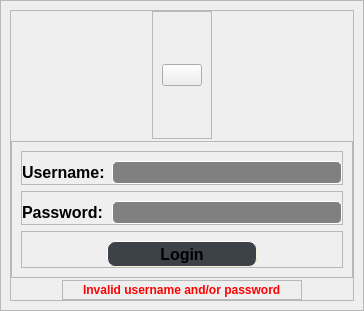
            <widget class="QWidget" name="loginPage">
             <layout class="QVBoxLayout" name="verticalLayout_22">
              <property name="spacing">
               <number>0</number>
              </property>
              <property name="leftMargin">
               <number>0</number>
              </property>
              <property name="topMargin">
               <number>0</number>
              </property>
              <property name="rightMargin">
               <number>0</number>
              </property>
              <property name="bottomMargin">
               <number>0</number>
              </property>
              <item alignment="Qt::AlignHCenter">
               <widget class="QFrame" name="frame_20">
                <property name="frameShape">
                 <enum>QFrame::StyledPanel</enum>
                </property>
                <property name="frameShadow">
                 <enum>QFrame::Raised</enum>
                </property>
                <layout class="QVBoxLayout" name="verticalLayout_25">
                 <item>
                  <widget class="QFrame" name="frame_21">
                   <property name="sizePolicy">
                    <sizepolicy hsizetype="Fixed" vsizetype="Fixed">
                     <horstretch>0</horstretch>
                     <verstretch>0</verstretch>
                    </sizepolicy>
                   </property>
                   <property name="minimumSize">
                    <size>
                     <width>341</width>
                     <height>291</height>
                    </size>
                   </property>
                   <property name="frameShape">
                    <enum>QFrame::StyledPanel</enum>
                   </property>
                   <property name="frameShadow">
                    <enum>QFrame::Raised</enum>
                   </property>
                   <layout class="QVBoxLayout" name="verticalLayout_24">
                    <property name="spacing">
                     <number>2</number>
                    </property>
                    <property name="leftMargin">
                     <number>0</number>
                    </property>
                    <property name="topMargin">
                     <number>0</number>
                    </property>
                    <property name="rightMargin">
                     <number>0</number>
                    </property>
                    <property name="bottomMargin">
                     <number>0</number>
                    </property>
                    <item alignment="Qt::AlignHCenter">
                     <widget class="QFrame" name="frame_22">
                      <property name="frameShape">
                       <enum>QFrame::StyledPanel</enum>
                      </property>
                      <property name="frameShadow">
                       <enum>QFrame::Raised</enum>
                      </property>
                      <layout class="QHBoxLayout" name="horizontalLayout_14">
                       <item>
                        <widget class="QPushButton" name="pushButton">
                         <property name="text">
                          <string/>
                         </property>
                         <property name="icon">
                          <iconset>
                           <normaloff>icons/logo.svg</normaloff>icons/logo.svg</iconset>
                         </property>
                         <property name="iconSize">
                          <size>
                           <width>500</width>
                           <height>200</height>
                          </size>
                         </property>
                        </widget>
                       </item>
                      </layout>
                     </widget>
                    </item>
                    <item alignment="Qt::AlignHCenter">
                     <widget class="QFrame" name="frame_23">
                      <property name="frameShape">
                       <enum>QFrame::StyledPanel</enum>
                      </property>
                      <property name="frameShadow">
                       <enum>QFrame::Raised</enum>
                      </property>
                      <layout class="QVBoxLayout" name="verticalLayout_23">
                       <item>
                        <widget class="QFrame" name="frame_24">
                         <property name="frameShape">
                          <enum>QFrame::StyledPanel</enum>
                         </property>
                         <property name="frameShadow">
                          <enum>QFrame::Raised</enum>
                         </property>
                         <layout class="QHBoxLayout" name="horizontalLayout_15">
                          <property name="spacing">
                           <number>2</number>
                          </property>
                          <property name="leftMargin">
                           <number>0</number>
                          </property>
                          <property name="rightMargin">
                           <number>0</number>
                          </property>
                          <property name="bottomMargin">
                           <number>0</number>
                          </property>
                          <item>
                           <widget class="QLabel" name="label_8">
                            <property name="font">
                             <font>
                              <pointsize>12</pointsize>
                              <bold>true</bold>
                             </font>
                            </property>
                            <property name="text">
                             <string>Username: </string>
                            </property>
                           </widget>
                          </item>
                          <item alignment="Qt::AlignRight">
                           <widget class="QLineEdit" name="usernameInput">
                            <property name="sizePolicy">
                             <sizepolicy hsizetype="Preferred" vsizetype="Preferred">
                              <horstretch>0</horstretch>
                              <verstretch>0</verstretch>
                             </sizepolicy>
                            </property>
                            <property name="minimumSize">
                             <size>
                              <width>230</width>
                              <height>0</height>
                             </size>
                            </property>
                            <property name="maximumSize">
                             <size>
                              <width>230</width>
                              <height>16777215</height>
                             </size>
                            </property>
                            <property name="font">
                             <font>
                              <pointsize>12</pointsize>
                             </font>
                            </property>
                            <property name="focusPolicy">
                             <enum>Qt::ClickFocus</enum>
                            </property>
                            <property name="styleSheet">
                             <string notr="true">QLineEdit{
	border: 1px solid white;
	border-radius: 5px;
	color: white;
	selection-background-color: rgb(100, 100, 100);
	background-color: gray
}</string>
                            </property>
                           </widget>
                          </item>
                         </layout>
                        </widget>
                       </item>
                       <item>
                        <widget class="QFrame" name="frame_25">
                         <property name="frameShape">
                          <enum>QFrame::StyledPanel</enum>
                         </property>
                         <property name="frameShadow">
                          <enum>QFrame::Raised</enum>
                         </property>
                         <layout class="QHBoxLayout" name="horizontalLayout_16">
                          <property name="spacing">
                           <number>6</number>
                          </property>
                          <property name="leftMargin">
                           <number>0</number>
                          </property>
                          <property name="rightMargin">
                           <number>0</number>
                          </property>
                          <property name="bottomMargin">
                           <number>0</number>
                          </property>
                          <item>
                           <widget class="QLabel" name="label_9">
                            <property name="font">
                             <font>
                              <pointsize>12</pointsize>
                              <bold>true</bold>
                             </font>
                            </property>
                            <property name="text">
                             <string>Password:</string>
                            </property>
                           </widget>
                          </item>
                          <item alignment="Qt::AlignRight">
                           <widget class="QLineEdit" name="passwordInput">
                            <property name="sizePolicy">
                             <sizepolicy hsizetype="Preferred" vsizetype="Preferred">
                              <horstretch>0</horstretch>
                              <verstretch>0</verstretch>
                             </sizepolicy>
                            </property>
                            <property name="minimumSize">
                             <size>
                              <width>230</width>
                              <height>0</height>
                             </size>
                            </property>
                            <property name="maximumSize">
                             <size>
                              <width>230</width>
                              <height>16777215</height>
                             </size>
                            </property>
                            <property name="font">
                             <font>
                              <pointsize>12</pointsize>
                             </font>
                            </property>
                            <property name="focusPolicy">
                             <enum>Qt::ClickFocus</enum>
                            </property>
                            <property name="styleSheet">
                             <string notr="true">QLineEdit{
	border: 1px solid white;
	border-radius: 5px;
	color: white;
	selection-background-color: rgb(100, 100, 100);
	background-color: gray
}</string>
                            </property>
                           </widget>
                          </item>
                         </layout>
                        </widget>
                       </item>
                       <item>
                        <widget class="QFrame" name="frame_26">
                         <property name="layoutDirection">
                          <enum>Qt::LeftToRight</enum>
                         </property>
                         <property name="frameShape">
                          <enum>QFrame::StyledPanel</enum>
                         </property>
                         <property name="frameShadow">
                          <enum>QFrame::Raised</enum>
                         </property>
                         <layout class="QHBoxLayout" name="horizontalLayout_17">
                          <property name="spacing">
                           <number>0</number>
                          </property>
                          <property name="leftMargin">
                           <number>0</number>
                          </property>
                          <property name="topMargin">
                           <number>9</number>
                          </property>
                          <property name="rightMargin">
                           <number>0</number>
                          </property>
                          <property name="bottomMargin">
                           <number>0</number>
                          </property>
                          <item>
                           <spacer name="horizontalSpacer_3">
                            <property name="orientation">
                             <enum>Qt::Horizontal</enum>
                            </property>
                            <property name="sizeHint" stdset="0">
                             <size>
                              <width>84</width>
                              <height>20</height>
                             </size>
                            </property>
                           </spacer>
                          </item>
                          <item>
                           <widget class="QPushButton" name="loginBtn">
                            <property name="minimumSize">
                             <size>
                              <width>150</width>
                              <height>26</height>
                             </size>
                            </property>
                            <property name="font">
                             <font>
                              <pointsize>12</pointsize>
                              <bold>true</bold>
                              <stylestrategy>PreferDefault</stylestrategy>
                             </font>
                            </property>
                            <property name="styleSheet">
                             <string notr="true">QPushButton {
    background-color: rgb(61, 65, 72);
    border-style: outset;
    border-width: 1px;
    border-color: beige;
	border-radius: 8px
}</string>
                            </property>
                            <property name="text">
                             <string>Login</string>
                            </property>
                           </widget>
                          </item>
                          <item>
                           <spacer name="horizontalSpacer_4">
                            <property name="orientation">
                             <enum>Qt::Horizontal</enum>
                            </property>
                            <property name="sizeHint" stdset="0">
                             <size>
                              <width>83</width>
                              <height>20</height>
                             </size>
                            </property>
                           </spacer>
                          </item>
                         </layout>
                        </widget>
                       </item>
                      </layout>
                     </widget>
                    </item>
                    <item alignment="Qt::AlignHCenter">
                     <widget class="QFrame" name="frame_27">
                      <property name="maximumSize">
                       <size>
                        <width>16777215</width>
                        <height>20</height>
                       </size>
                      </property>
                      <property name="frameShape">
                       <enum>QFrame::StyledPanel</enum>
                      </property>
                      <property name="frameShadow">
                       <enum>QFrame::Raised</enum>
                      </property>
                      <layout class="QHBoxLayout" name="horizontalLayout_18">
                       <property name="spacing">
                        <number>0</number>
                       </property>
                       <property name="leftMargin">
                        <number>0</number>
                       </property>
                       <property name="topMargin">
                        <number>0</number>
                       </property>
                       <property name="rightMargin">
                        <number>0</number>
                       </property>
                       <property name="bottomMargin">
                        <number>0</number>
                       </property>
                       <item>
                        <spacer name="verticalSpacer_15">
                         <property name="orientation">
                          <enum>Qt::Vertical</enum>
                         </property>
                         <property name="sizeType">
                          <enum>QSizePolicy::Preferred</enum>
                         </property>
                         <property name="sizeHint" stdset="0">
                          <size>
                           <width>20</width>
                           <height>13</height>
                          </size>
                         </property>
                        </spacer>
                       </item>
                       <item>
                        <widget class="QLabel" name="invalidText">
                         <property name="font">
                          <font>
                           <bold>true</bold>
                          </font>
                         </property>
                         <property name="styleSheet">
                          <string notr="true">QLabel {
	color: red;
}</string>
                         </property>
                         <property name="text">
                          <string>Invalid username and/or password</string>
                         </property>
                        </widget>
                       </item>
                       <item>
                        <spacer name="verticalSpacer_16">
                         <property name="orientation">
                          <enum>Qt::Vertical</enum>
                         </property>
                         <property name="sizeType">
                          <enum>QSizePolicy::Preferred</enum>
                         </property>
                         <property name="sizeHint" stdset="0">
                          <size>
                           <width>20</width>
                           <height>13</height>
                          </size>
                         </property>
                        </spacer>
                       </item>
                      </layout>
                     </widget>
                    </item>
                   </layout>
                  </widget>
                 </item>
                </layout>
               </widget>
              </item>
             </layout>
            </widget>
